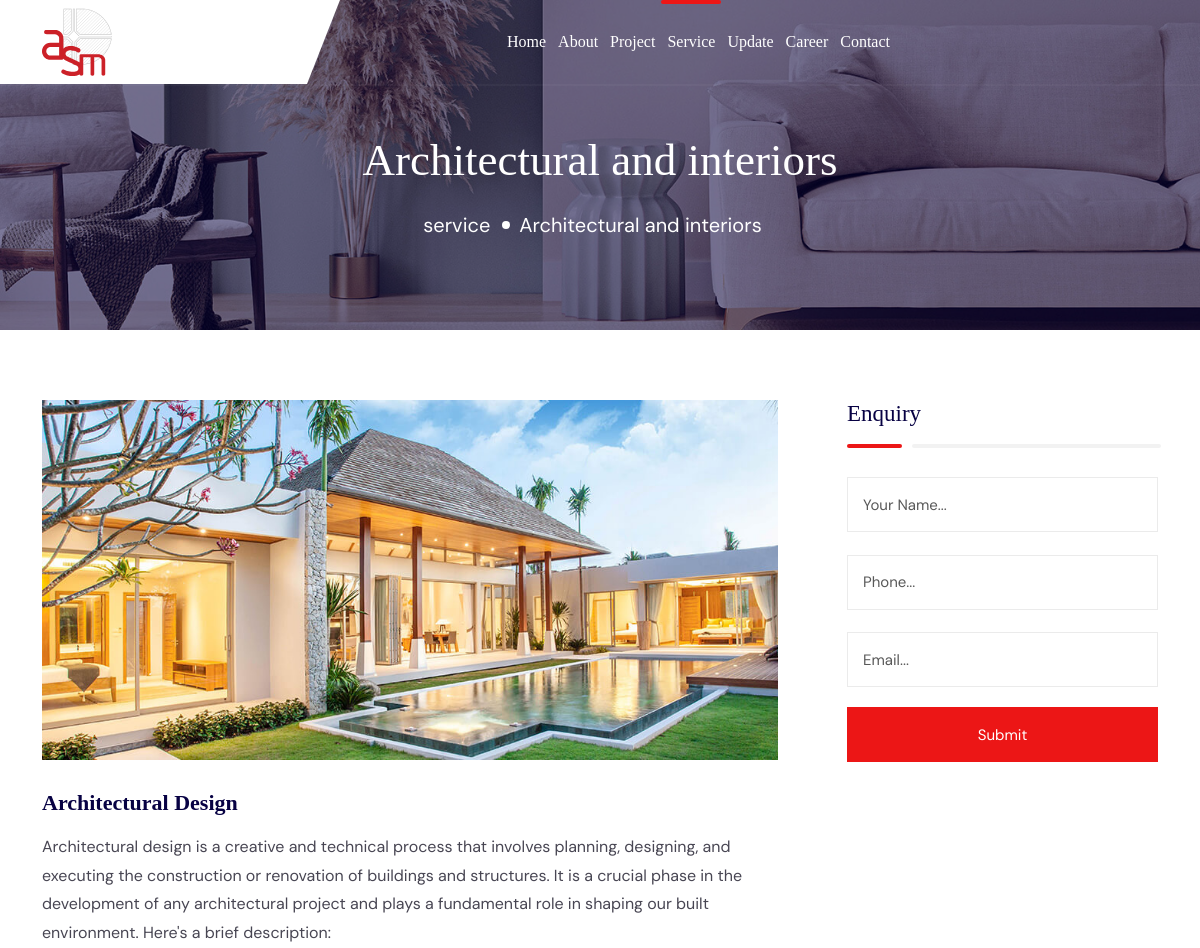
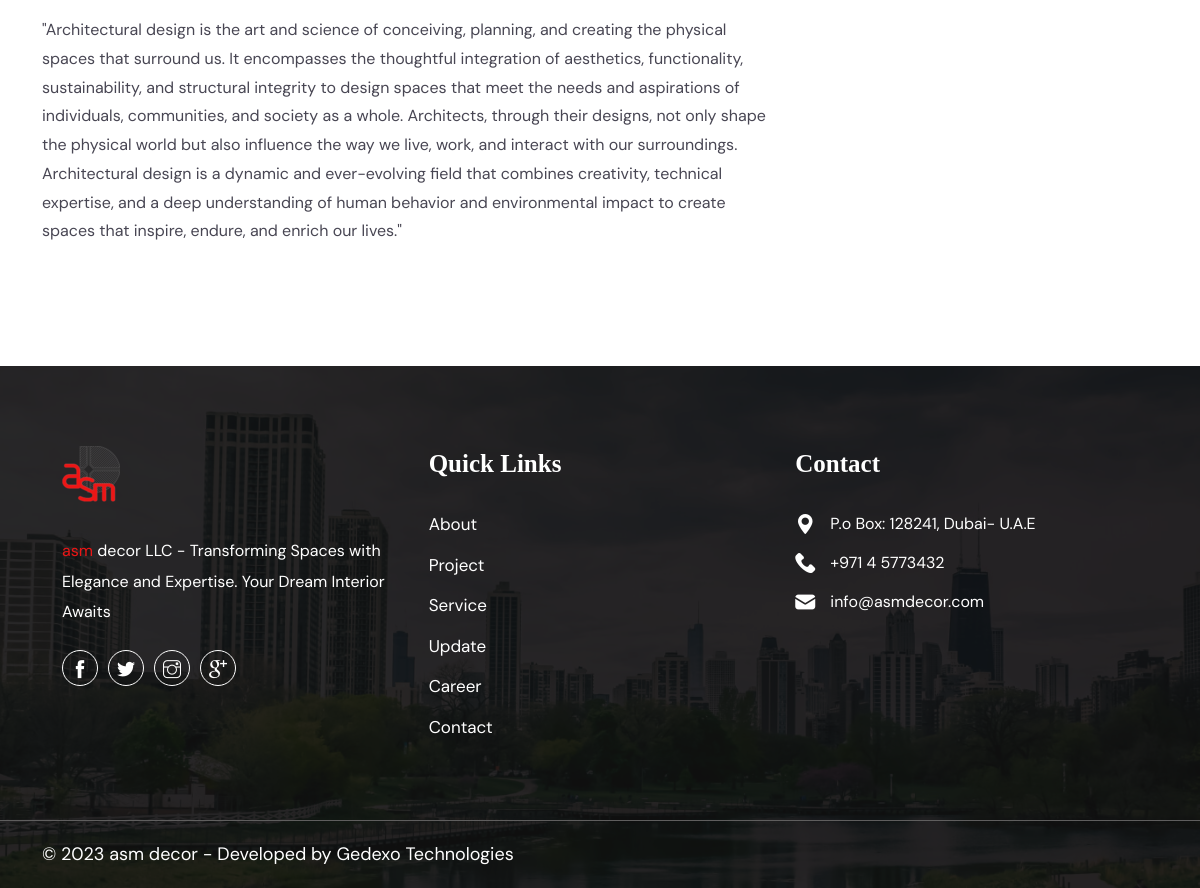
Screenshot of /service/architectural-design/ with the database file from the repository (2 pictures, top to bottom).
### web/models.py (models this page shows, shortened)
class Service(models.Model):
    category=models.ForeignKey("web.ServiceCategory",on_delete=models.CASCADE)
    title=models.CharField(max_length=300)
    slug = models.SlugField(unique=True, max_length=100, blank=True, null=True)
    image=models.ImageField(upload_to='service')
    description=HTMLField()

class ServiceCategory(models.Model):
    order = models.PositiveIntegerField(null=True, blank=True)
    name=models.CharField(max_length=30)
    slug = models.SlugField(max_length=100, unique=True)
    image=models.ImageField()
    class Meta:
        ordering = ("order",)
    def __str__(self):
        return self.name
    class Meta:
        verbose_name_plural = "ServiceCategories"

### web/views.py (the view, shortened to what this page needs)
# urls.py: path("service/<slug>/", views.ServiceDetailView.as_view(), name="service-detail"),
class ServiceDetailView(DetailView,FormView):
    model = Service
    form_class = ServiceEnquiryForm
    def get_context_data(self, **kwargs):
        context = super().get_context_data(**kwargs)
        context["is_service"] = True
        return context

### web/forms.py
class ServiceEnquiryForm(forms.ModelForm):
    class Meta:
        model = ServiceEnquiry
        fields = ["name", "email", "phone"]
        widgets = {
            "name": forms.TextInput(attrs={"placeholder": "Your Name..."}),
            "email": forms.EmailInput(attrs={"placeholder": "Email..."}),
            "phone": forms.TextInput(attrs={"placeholder": "Phone..."}),
        }

### templates/web/service_detail.html (shortened to what this page needs)
{% extends "web/base.html" %}
{% load static %}
{% block content %}
        <section class="wpo-page-title">
            <div class="container">
                <div class="row">
                    <div class="col col-xs-12">
                        <div class="wpo-breadcumb-wrap">
                            <h2>{{service.category}}</h2>
                            <ol class="wpo-breadcumb-wrap">
                                <li><a href="{% url 'web:service' %}">service</a></li>
                                <li>{{service.category}}</li>
                            </ol>
                        </div>
                    </div>
                </div>
            </div>
        </section>
        <div class="wpo-service-single-area section-padding">
            <div class="container">
                <div class="row">
                    <div class="col-lg-8 col-12">
                        <div class="wpo-service-single-wrap">
                            <div class="wpo-service-single-item">
                                <div class="wpo-service-single-main-img">
                                    <img src="{{service.image.url}}" alt="">
                                </div>
                                <div class="wpo-service-single-title">
                                    <h2>{{service.title}}</h2>
                                </div>
                                <p>
                                    {{service.description|safe}}
                                </p>
                            </div>
                        </div>
                    </div>
                    <div class="col-lg-4 col-12">
                        <div class="blog-sidebar">
                            <div class="wpo-newsletter-widget widget">
                                <h3>Enquiry</h3>
                                <form  method="post" class="form service-form">
                                    {{form.name}} <br>
                                    {{form.phone}} <br>
                                    {{form.email}}
                                    <button type="submit">Submit</button>
                                </form>
                            </div>
                        </div>
                    </div>
                </div>
            </div>
        </div>
{% endblock %}

### static/web/assets/css/custom.css (style rules this page uses)
.wpo-service-single-main-img img { width:100%; }
.blog-sidebar .wpo-newsletter-widget .service-form input { border: 1px solid #ebebeb; border-radius: 0px; box-shadow: none; }
.blog-sidebar .wpo-newsletter-widget .service-form button { border-radius: 0px; }

### rows the page displays
Service: category "Architectural and interiors", image (picture), title "Architectural Design", description "Architectural design is a creative and technical process that involves planning, designing, and executing the construction or renovation of buildings and structures. It is a crucial phase in the development of any architectural project and plays a fundamental role in shaping our built environment. Here's a brief description: \"Architectural design is the art and science of conceiving, planning, and creating the physical spaces that surround us. It encompasses the thoughtful integration of aesthetics, functionality, sustainability, and structural integrity to design spaces that meet the needs and aspirations of individuals, communities, and society as a whole. Architects, through their…"
